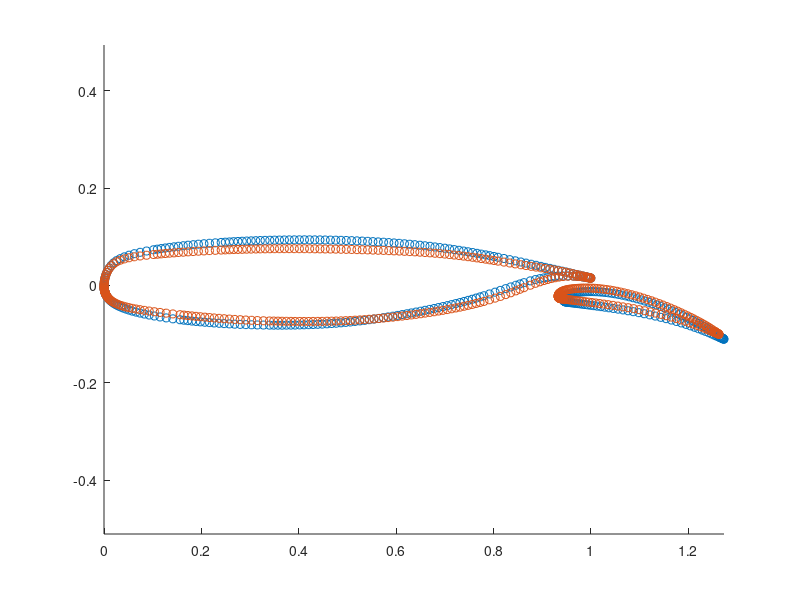

Write MATLAB code to recreate this figure.
clear all;
close all;
clc;
format long;

load new.txt
load baseline.txt

xnew = new(:,2);
ynew = new(:,3);


x = baseline(:,2);
y = baseline(:,3);



scatter(x,y,'b.');
hold on
axis equal tight;
scatter(xnew,ynew,'r.');